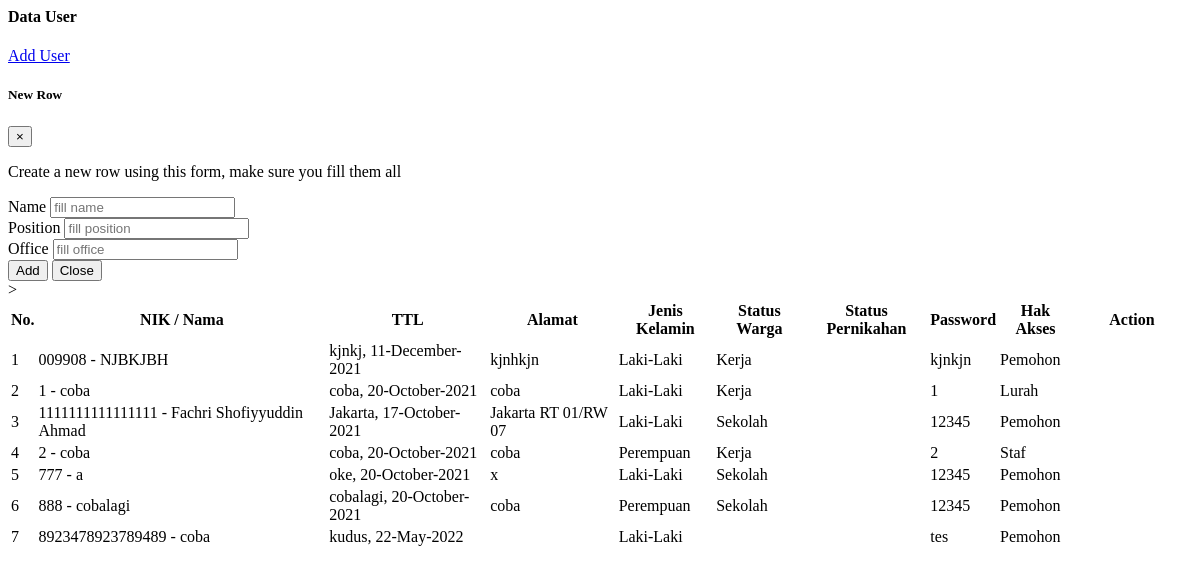
/demo1/tampil_user.php, run on the app's committed database.
### tables this page shows
CREATE TABLE `data_user` (
  `nik` varchar(16) NOT NULL,
  `password` varchar(225) NOT NULL,
  `hak_akses` varchar(225) NOT NULL,
  `nama` varchar(30) NOT NULL,
  `tanggal_lahir` date NOT NULL,
  `tempat_lahir` varchar(30) NOT NULL,
  `jekel` varchar(20) NOT NULL,
  `agama` varchar(20) NOT NULL,
  `alamat` text NOT NULL,
  `telepon` varchar(13) NOT NULL,
  `status_warga` varchar(30) NOT NULL,
  `status_pernikahan` varchar(30) NOT NULL
);

### demo1/tampil_user.php (the view, shortened to what this page needs)
<?php include '../konek.php'; ?>
<link href="css/sweetalert.css" rel="stylesheet" type="text/css">
<div class="page-inner">
    <div class="row">
        <div class="col-md-12">
            <div class="card">
                <div class="card-header">
                    <div class="d-flex align-items-center">
                        <h4 class="card-title">Data User</h4>
                            <a href="?halaman=tambah_user" class="btn btn-primary btn-round ml-auto">
                                    Add User
                            </a>
                    </div>
                </div>
                <div class="card-body">
                <div class="modal fade" id="addRowModal" tabindex="-1" role="dialog" aria-hidden="true">
                    <div class="modal-dialog" role="document">
                        <div class="modal-content">
                            <div class="modal-header no-bd">
                                <h5 class="modal-title">
                                    <span class="fw-mediumbold">
                                        New
                                    </span>
                                    <span class="fw-light">
                                        Row
                                    </span>
                                    </h5>
                                    <button type="button" class="close" data-dismiss="modal" aria-label="Close">
                                        <span aria-hidden="true">&times;</span>
                                    </button>
                            </div>
                            <div class="modal-body">
                                <p class="small">Create a new row using this form, make sure you fill them all</p>
                                <div class="row">
                                    <div class="col-sm-12">
                                        <div class="form-group form-group-default">
                                            <label>Name</label>
                                            <input id="addName" type="text" class="form-control" placeholder="fill name">
                                        </div>
                                    </div>
                                    <div class="col-md-6 pr-0">
                                        <div class="form-group form-group-default">
                                            <label>Position</label>
                                                <input id="addPosition" type="text" class="form-control" placeholder="fill position">
                                                                    </div>
                                                                </div>
                                                                <div class="col-md-6">
                                                                    <div class="form-group form-group-default">
                                                                        <label>Office</label>
                                                                        <input id="addOffice" type="text" class="form-control" placeholder="fill office">
                                                                    </div>
                                                                </div>
                                                            </div>
                                                    </div>
                                                    <div class="modal-footer no-bd">
                                                        <button type="button" id="addRowButton" class="btn btn-primary">Add</button>
                                                        <button type="button" class="btn btn-danger" data-dismiss="modal">Close</button>
                                                    </div>
                                                </div>
                                            </div>
                                        </div>
                                        <form action="">
                                            <div class="table-responsive">
                                                <table id="add" class="display table table-striped table-hover" >
                                                    <thead>
                                                        <tr>
                                                            <th>No.</th>
                                                            <th>NIK / Nama</th>
                                                            <th>TTL</th>
                                                            <th>Alamat</th>
                                                            <th>Jenis Kelamin</th>
                                                            <th>Status Warga</th>
                                                            <th>Status Pernikahan</th>>
                                                            <th>Password</th>
                                                            <th>Hak Akses</th>
                                                            <th style="width: 10%">Action</th>
                                                        </tr>
                                                    </thead>
                                                    <tbody>
                                                        <?php
                                                            $no=1;
                                                            $tampil = "SELECT * FROM data_user";
                                                            $query = mysqli_query($konek,$tampil);
                                                            while($data=mysqli_fetch_array($query,MYSQLI_BOTH)){
                                                                $username = $data['nik'];
                                                                $nama = $data['nama'];
                                                                $password = $data['password'];
                                                                $tempat = $data['tempat_lahir'];
                                                                $tanggal = $data['tanggal_lahir'];
                                                                $alamat = $data['alamat'];
                                                                $jekel = $data['jekel'];
                                                                $status_warga = $data['status_warga'];
                                                                $status_pernikahan = $data['status_pernikahan'];
                                                                $tanggal_lahir = date("d-F-Y", strtotime($tanggal));
                                                                $hak_akses = $data['hak_akses'];
                                                        ?>
                                                        <tr>
                                                            <td><?php echo $no++;?></td>
                                                            <td><?php echo $username.' - '.$nama;?></td>
                                                            <td><?php echo $tempat.", ".$tanggal_lahir;?></td>
                                                            <td><?php echo $alamat;?></td>
                                                            <td><?php echo $jekel;?></td>
                                                            <td><?php echo $status_warga;?></td>
                                                            <td><?php echo $status_pernikahan;?></td>
                                                            <td><?php echo $password;?></td>
                                                            <td><?php echo $hak_akses;?></td>
                                                            <td>
                                                            </td>
                                                        </tr>
                                                        <?php
                                                            }
                                                        ?>
                                                    </tbody>
                                                </table>
                                            </div>
                                        </form>
                                    </div>
                                </div>
                        </div>
        </div>
</div>

### data on the page
data_user: nik "009908", nama "NJBKJBH", tempat_lahir "kjnkj", tanggal_lahir "11-December-2021", alamat "kjnhkjn", jekel "Laki-Laki", status_warga "Kerja", password "kjnkjn", hak_akses "Pemohon"
data_user: nik "1", nama "coba", tempat_lahir "coba", tanggal_lahir "20-October-2021", alamat "coba", jekel "Laki-Laki", status_warga "Kerja", password "1", hak_akses "Lurah"
data_user: nik "1111111111111111", nama "Fachri Shofiyyuddin Ahmad", tempat_lahir "Jakarta", tanggal_lahir "17-October-2021", alamat "Jakarta RT 01/RW 07", jekel "Laki-Laki", status_warga "Sekolah", password "12345", hak_akses "Pemohon"
data_user: nik "2", nama "coba", tempat_lahir "coba", tanggal_lahir "20-October-2021", alamat "coba", jekel "Perempuan", status_warga "Kerja", password "2", hak_akses "Staf"
data_user: nik "777", nama "a", tempat_lahir "oke", tanggal_lahir "20-October-2021", alamat "x", jekel "Laki-Laki", status_warga "Sekolah", password "12345", hak_akses "Pemohon"
data_user: nik "888", nama "cobalagi", tempat_lahir "cobalagi", tanggal_lahir "20-October-2021", alamat "coba", jekel "Perempuan", status_warga "Sekolah", password "12345", hak_akses "Pemohon"
data_user: nik "8923478923789489", nama "coba", tempat_lahir "kudus", tanggal_lahir "22-May-2022", jekel "Laki-Laki", password "tes", hak_akses "Pemohon"
